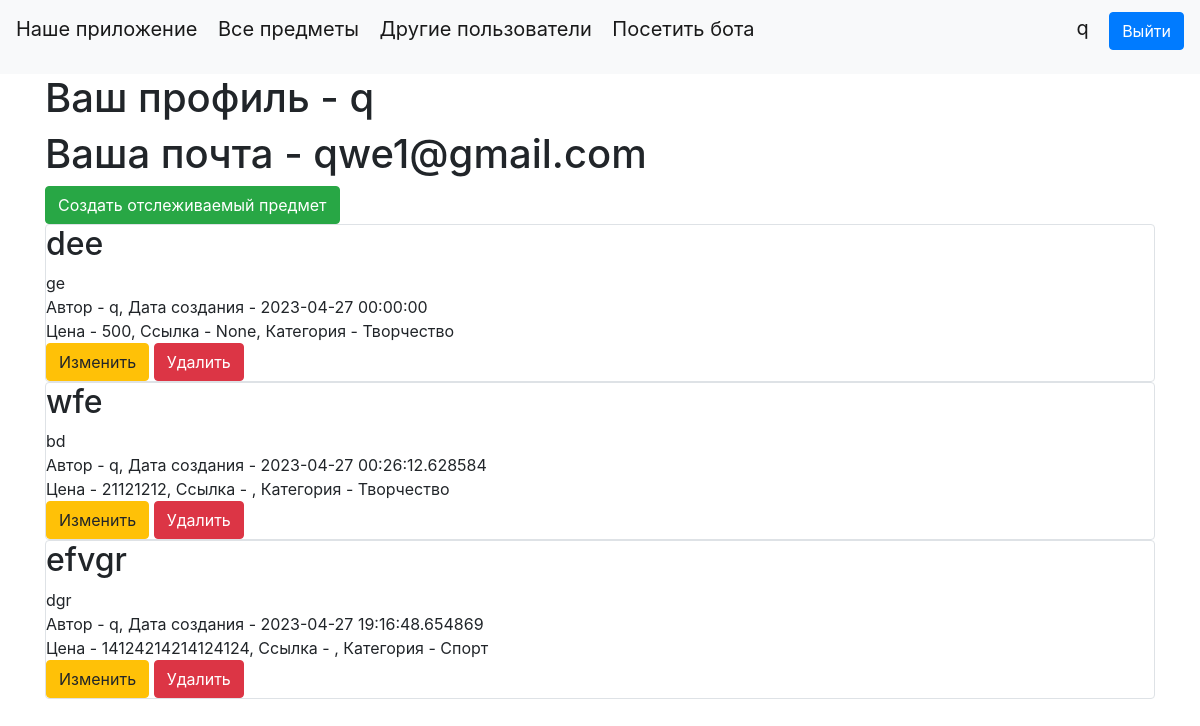
The app's page /account (signed in) with its own data.
### data/users.py (models this page shows, shortened)
class User(SqlAlchemyBase, UserMixin, SerializerMixin):
    __tablename__ = 'users'
    id = sqlalchemy.Column(sqlalchemy.Integer,
                           primary_key=True, autoincrement=True)
    name = sqlalchemy.Column(sqlalchemy.String, nullable=True)
    about = sqlalchemy.Column(sqlalchemy.String, nullable=True)
    email = sqlalchemy.Column(sqlalchemy.String,
                              index=True, unique=True, nullable=True)
    hashed_password = sqlalchemy.Column(sqlalchemy.String, nullable=True)
    created_date = sqlalchemy.Column(sqlalchemy.DateTime,
                                     default=datetime.datetime.now)
    items = orm.relationship("Items", back_populates='user')

### data/items.py (models this page shows)
class Items(SqlAlchemyBase, UserMixin, SerializerMixin):
    __tablename__ = 'items'
    id = sqlalchemy.Column(sqlalchemy.Integer, primary_key=True, autoincrement=True)
    creator = sqlalchemy.Column(sqlalchemy.String, default='Other')
    title = sqlalchemy.Column(sqlalchemy.String, nullable=True)
    content = sqlalchemy.Column(sqlalchemy.String, nullable=True)
    created_date = sqlalchemy.Column(sqlalchemy.DateTime, default=datetime.datetime.now)
    is_private = sqlalchemy.Column(sqlalchemy.Boolean, default=True)
    price = sqlalchemy.Column(sqlalchemy.Integer, default=0)
    link = sqlalchemy.Column(sqlalchemy.String, default='None')
    category = sqlalchemy.Column(sqlalchemy.String, default='Другое')
    user_id = sqlalchemy.Column(sqlalchemy.Integer, sqlalchemy.ForeignKey("users.id"))
    user = orm.relationship('User')

### main.py (the view)
@app.route("/account")
def account():
    db_sess = db_session.create_session()
    if current_user.is_authenticated:
        items = db_sess.query(Items).filter(Items.user == current_user)
    else:
        items = None
    return render_template("account.html", items=items)

### data/db_session.py (called while the page is built)
def create_session() -> Session:
    global __factory
    return __factory()

### main.py (called while the page is built)
@login_manager.user_loader
def load_user(user_id):
    db_sess = db_session.create_session()
    return db_sess.query(User).get(user_id)

### templates/account.html
{% extends "base.html" %}
{% block content %}
<h1>Ваш профиль - {{current_user.name}}</h1>
<h1>Ваша почта - {{current_user.email}}</h1>
<a href="/items_add" class="btn btn-success"> Создать отслеживаемый предмет </a>
{% for item in items %}
{% if current_user == item.user %}
<div class="col-md6 border rounded">
        <h2>{{item.title}}</h2>
        <div>
            {{item.content}}
        </div>
        <div>
            Автор - {{item.creator}}, Дата создания - {{item.created_date}}
        </div>
        <div>
            Цена - {{item.price}}, Ссылка - {{item.link}}, Категория - {{item.category}}
        </div>
        <div>
            <a href="/items_edit/{{ item.id }}" class="btn btn-warning">
                Изменить
            </a>
            <a href="/items_delete/{{ item.id }}" class="btn btn-danger">
                Удалить
            </a>
        </div>
</div>
{% endif %}
{% endfor %}
{% endblock %}

### templates/base.html (shortened to what this page needs)
<!doctype html>
<html lang="en">
<head>
    <link rel="stylesheet"
          href="https://stackpath.bootstrapcdn.com/bootstrap/4.4.1/css/bootstrap.min.css"
>
</head>
<body>
<header>
    <nav class="navbar navbar-light bg-light">
        <p>
            <a class="navbar-brand" href="/about">Наше приложение</a>
            <a class="navbar-brand" href="/">Все предметы</a>
            <a class="navbar-brand" href="/other_users"> Другие пользователи</a>
            <a class="navbar-brand" href="https://t.me/help_with_items_bot">Посетить бота</a>
        </p>
        {% if current_user.is_authenticated %}
            <p>
                <a class="navbar-brand" href="/account">{{ current_user.name }}</a>
                <a class="btn btn-primary" href="/logout">Выйти</a>
            </p>
        {% else %}
            <p>
                <a class="btn btn-primary " href="/register">Зарегистрироваться</a>
                <a class="btn btn-success" href="/login">Войти</a>
            </p>
        {% endif %}
    </nav>
</header>
<main role="main" class="container">
    {% block content %}{% endblock %}
</main>
</body>
</html>

### records on screen
User: name "q", email "qwe1@gmail.com"
Items: title "dee", content "ge", creator "q", created_date "2023-04-27 00:00:00", price "500", link "None", category "Творчество"
Items: title "wfe", content "bd", creator "q", created_date "2023-04-27 00:26:12.628584", price "21121212", category "Творчество"
Items: title "efvgr", content "dgr", creator "q", created_date "2023-04-27 19:16:48.654869", price "14124214214124124", category "Спорт"
